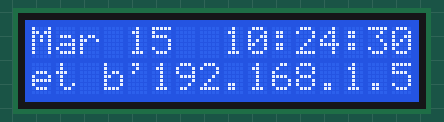
Recording of a program running on a simulated Raspberry Pi (BCM pin numbers). Shown: 16×2 character LCD. The clock reads 2024-03-15 10:24:30 at power-on unless the program sets it; system figures (address, load, memory, disk, uptime) are fixed made-up values.

Above: at 0.1 s.
At 6.3 s:
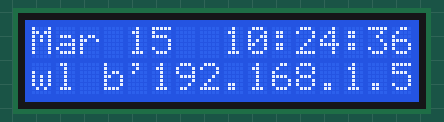
At 10.4 s:
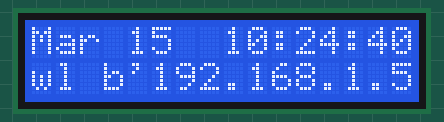
At 16.6 s:
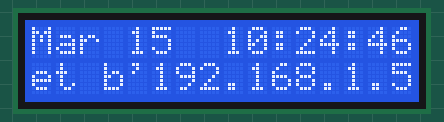
At 24.8 s:
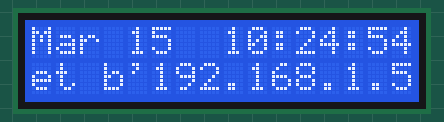
At 35.1 s:
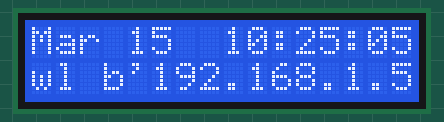

The program:

LCD_ugv_pi.py
```python
#!/usr/bin/python

from Adafruit_CharLCD import Adafruit_CharLCD
from subprocess import *
from time import sleep, strftime
from datetime import datetime

lcd = Adafruit_CharLCD()

cmd = "ip addr show eth0 | grep inet | awk '{print $2}' | cut -d/ -f1"
cmd2 = "ip addr show wlan0 | grep inet | awk '{print $2}' | cut -d/ -f1"

lcd.begin(16,1)

def run_cmd(cmd):
        p = Popen(cmd, shell=True, stdout=PIPE)
        output = p.communicate()[0]
        return output
def run_cmd2(cmd2):
	p = Popen(cmd2, shell=True, stdout=PIPE)
	output = p.communicate()[0]
	return output

while 1:
	lcd.clear()
	ipaddr = run_cmd(cmd)
	lcd.message(datetime.now().strftime('%b %d  %H:%M:%S\n'))
	lcd.message('et %s' % ( ipaddr ) )
	sleep(2)
	lcd.clear()
        ipaddr2 = run_cmd2(cmd2)
        lcd.message(datetime.now().strftime('%b %d  %H:%M:%S\n'))
        lcd.message('wl %s' % ( ipaddr2 ) )
        sleep(2)
```

Measured:
- what the display in image 1 shows lasts 2.0 s, from 6.3 s to 8.3 s
